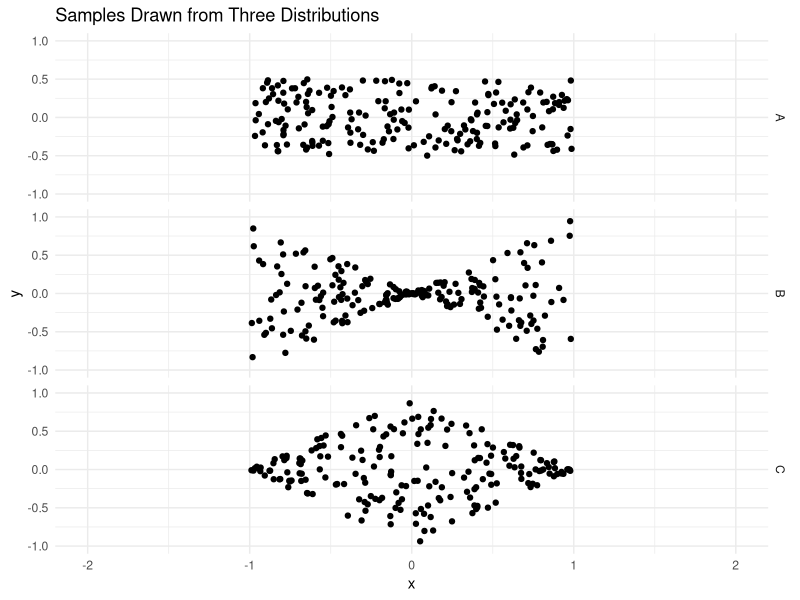
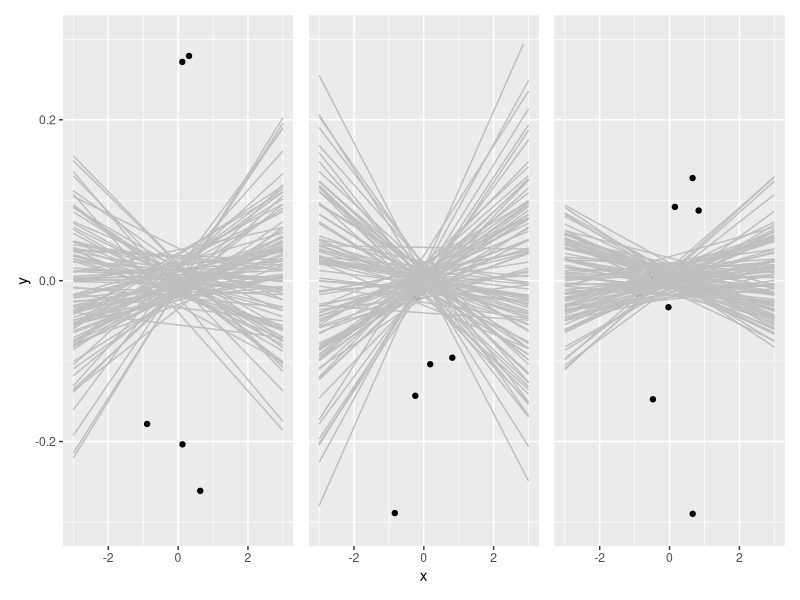

Generate these figures, in order, with R:
#######################################################################
### Load required libraries ###########################################
#######################################################################

library(tidyverse)
library(patchwork)
library(lmtest) 

#######################################################################
### Write functions to generate random data ###########################
#######################################################################

rA <- function(n, slope = 0){
  x       = runif(n, min = -1, max = 1)
  epsilon = runif(n, min = -.5, max = .5)
  y       = 0 + slope*x + epsilon
  return( data.frame(x = x, y = y) )
}

rB <- function(n, slope = 0){
  x       = runif(n, min = -1, max = 1)
  epsilon = runif(n, min = - abs(x), max = abs(x))
  y       = 0 + slope*x + epsilon
  return( data.frame(x = x,y = y) )
}

rC <- function(n, slope = 0){
  x       = runif(n, min = -1, max = 1)
  epsilon = runif(n, min = -1 + abs(x), max = 1 - abs(x))
  y       = 0 + slope*x + epsilon
  return( data.frame(x = x, y = y) )
}

#######################################################################
### Generate bigger dataset ###########################################
#######################################################################

set.seed(432)
data <- rbind( 
  data.frame( rA(200), label = 'A'),
  data.frame( rB(200), label = 'B'),
  data.frame( rC(200), label = 'C'))

#######################################################################
### Visualize dataset #################################################
#######################################################################

## which are homoskedastic?
## which are heterokedastic?
## bonus: how does this impact how we would calculate/report SEs for inference?

data %>% 
  ggplot(aes(x = x, y = y)) + 
  geom_point() + 
  lims(
    x = c(-2,2), 
    y = c(-1,1)) + 
  labs(title = 'Samples Drawn from Three Distributions') + 
  facet_grid(rows = vars(label)) +
  theme_minimal()


## You have a sample from each distribution, A, B, and C and you fit a regression of Y on X. 
## Which will have the highest standard error for the slope coefficient? 
## Which will have the lowest standard error? Why?

#######################################################################
### Visualize results #################################################
#######################################################################

base_plot_a <- rA(10) %>%  
  ggplot() + 
  aes(x = x, y = y) + 
  geom_point() + 
  scale_x_continuous(limits = c(-3, 3)) +
  scale_y_continuous(limits = c(-.3, .3))


for(i in 1:100) { 
  base_plot_a <- base_plot_a + rA(200) %>% 
    stat_smooth(
      mapping = aes(x = x, y = y), 
      method  = 'lm', se = FALSE, 
      formula = 'y~x', fullrange = TRUE,
      color   = 'grey', alpha = 0.5,
      size    = 0.5
    )
}

base_plot_b <- rB(10) %>%  
  ggplot() + 
  aes(x = x, y = y) + 
  geom_point() + 
  scale_x_continuous(limits = c(-3, 3)) +
  scale_y_continuous(limits = c(-.3, .3))


for(i in 1:100) { 
  base_plot_b <- base_plot_b + rB(200) %>% 
    stat_smooth(
      mapping = aes(x = x, y = y), 
      method  = 'lm',         se = FALSE, 
      formula = 'y~x', fullrange = TRUE,
      color   = 'grey',    alpha = 0.5,
      size    = 0.5
    )
}

base_plot_c <- rC(10) %>%  
  ggplot() + 
  aes(x = x, y = y) + 
  geom_point() + 
  scale_x_continuous(limits = c(-3, 3)) +
  scale_y_continuous(limits = c(-.3, .3))


for(i in 1:100) { 
  base_plot_c <- base_plot_c + rC(200) %>% 
    stat_smooth(
      mapping = aes(x = x, y = y), 
      method  = 'lm',         se = FALSE, 
      formula = 'y~x', fullrange = TRUE,
      color   = 'grey',    alpha = 0.5,
      size    = 0.5
    )
}

base_plot_a + base_plot_b + base_plot_c + patchwork::plot_layout(axes = "collect")

#######################################################################
### Model results #####################################################
#######################################################################

sample_a <- rA(n = 200)
lm_a <- lm(y~x, data = sample_a)

sample_b <- rB(n = 200)
lm_b <- lm(y~x, data = sample_b)

sample_c <- rC(n = 200)
lm_c <- lm(y~x, data = sample_c)

coef(summary(lm_a))[, "Std. Error"]["x"]
coef(summary(lm_b))[, "Std. Error"]["x"]
coef(summary(lm_c))[, "Std. Error"]["x"]

#########################################################################
### What if we looked at robust standard errors (especially for B, C) ###
#########################################################################

## For A, pretty similar
coef(summary(lm_a))[, "Std. Error"]["x"]
coeftest(lm_a, vcov. = sandwich::vcovHC(lm_a))[,"Std. Error"]["x"]

## For B, somewhat different
coef(summary(lm_b))[, "Std. Error"]["x"]
coeftest(lm_b, vcov. = sandwich::vcovHC(lm_b))[,"Std. Error"]["x"]

## For C, very different
coef(summary(lm_c))[, "Std. Error"]["x"]
coeftest(lm_c, vcov. = sandwich::vcovHC(lm_c))[,"Std. Error"]["x"]
